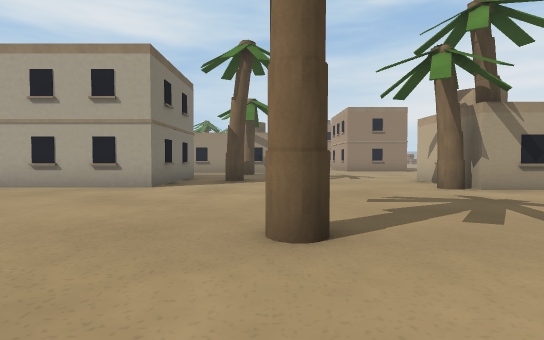
View 1 (above)

24 first-person views from a walk through a scene from a Unity 3-D project. The camera is 1.3 m above the floor, tilts 2° down and sees 80° across. The floor is counted in squares, 2 m on a side. Each view is taken from the middle of a square. On the plan, view 1 faces up. The plan holds only what a view shows up to about 10 squares ahead; the rest is blank. The place goes on beyond the plan. Some surface patterns are stand-ins.

View 2
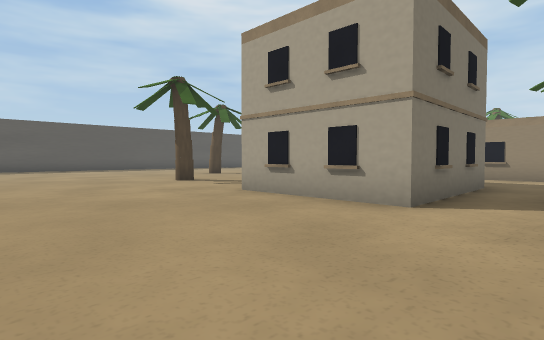

View 3
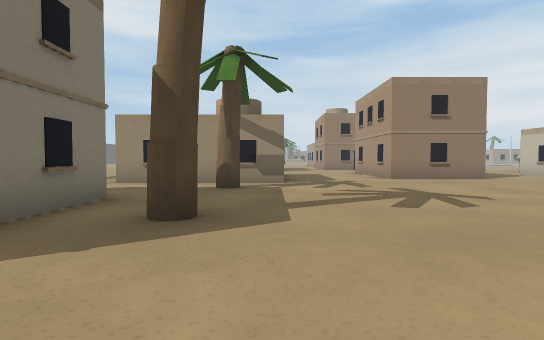

View 4
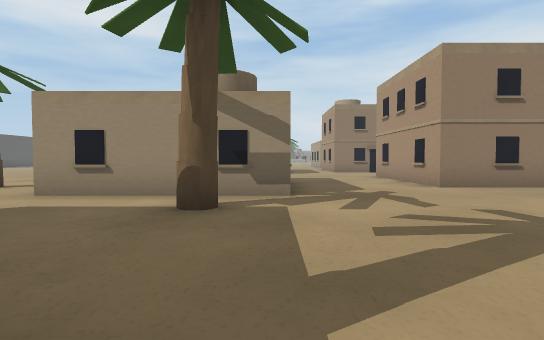

View 5
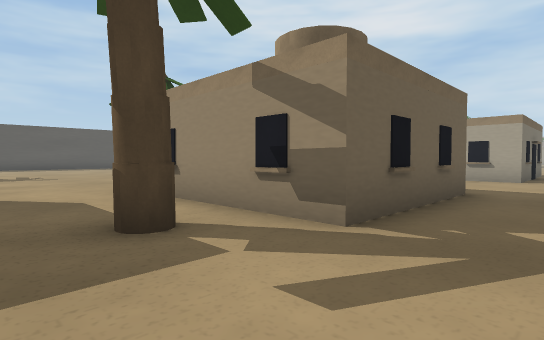

View 6
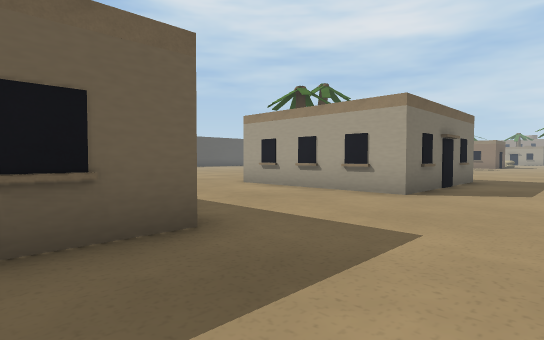

View 7
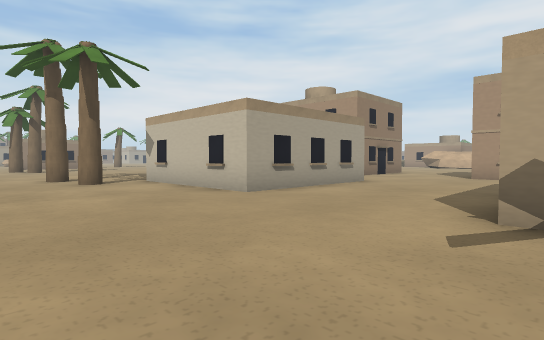

View 8
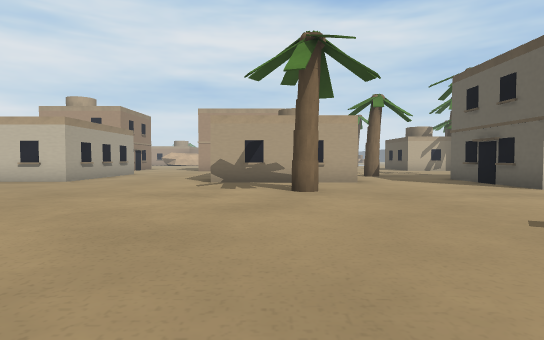

View 9
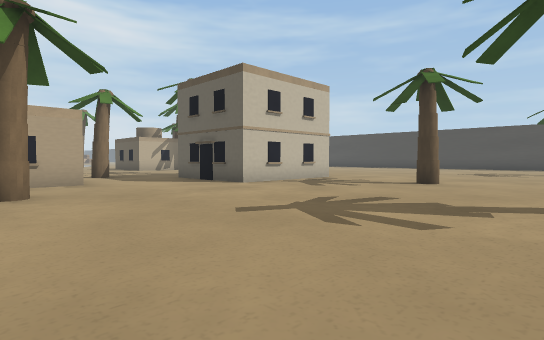

View 10
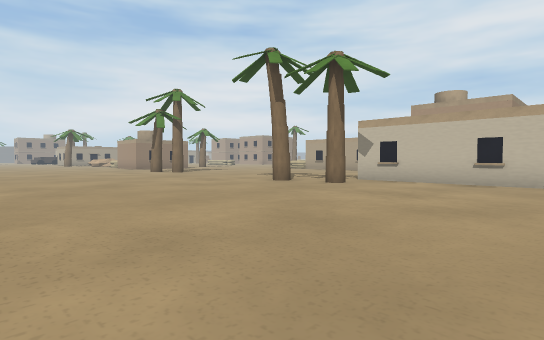

View 11
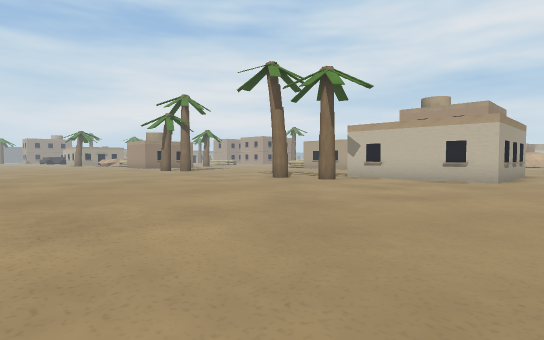

View 12
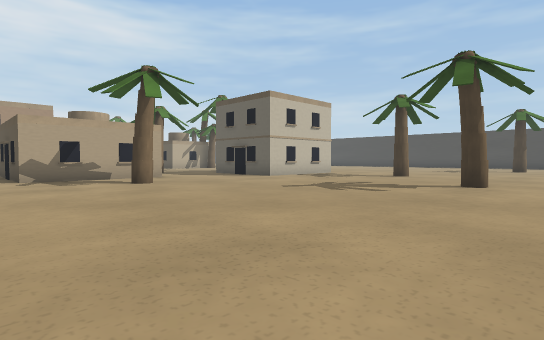

View 13
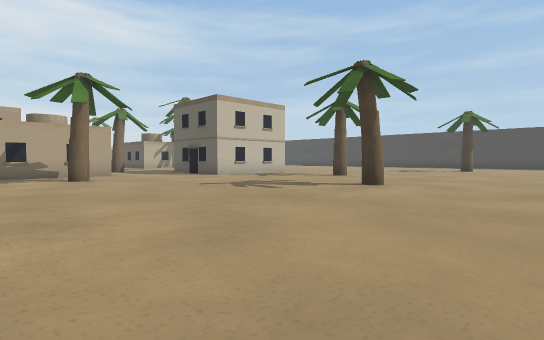

View 14
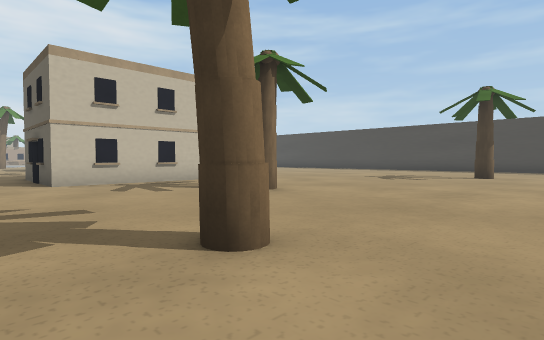

View 15
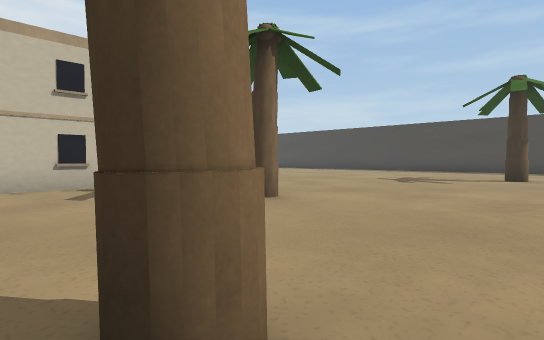

View 16
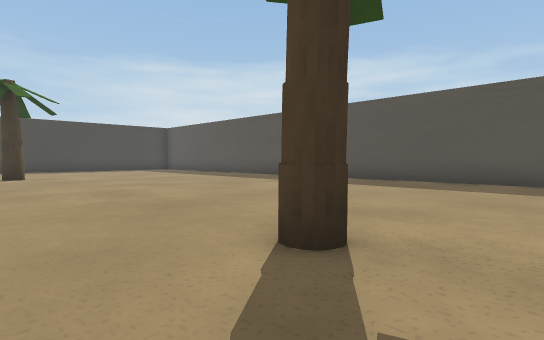

View 17
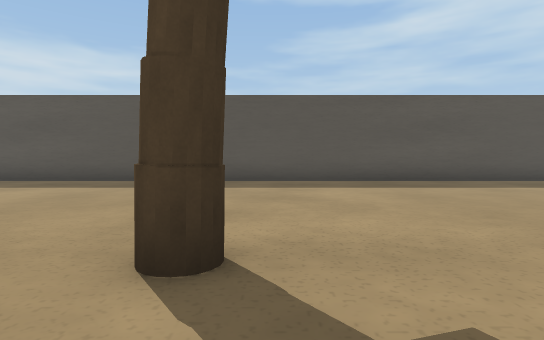

View 18
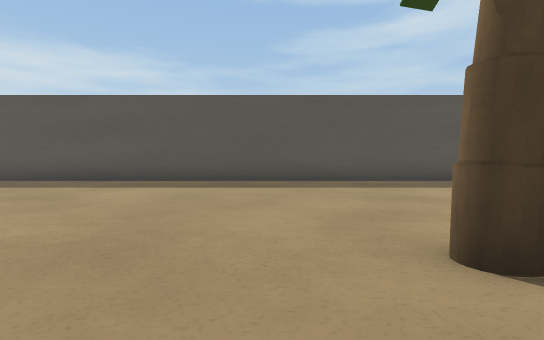

View 19
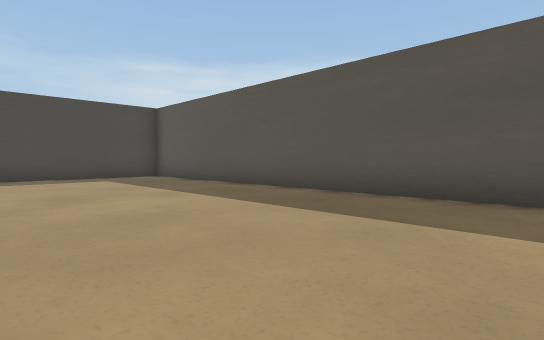

View 20
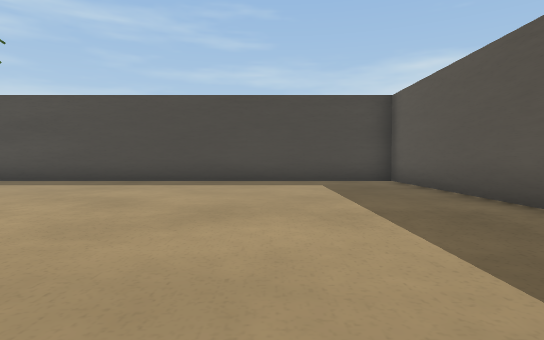

View 21
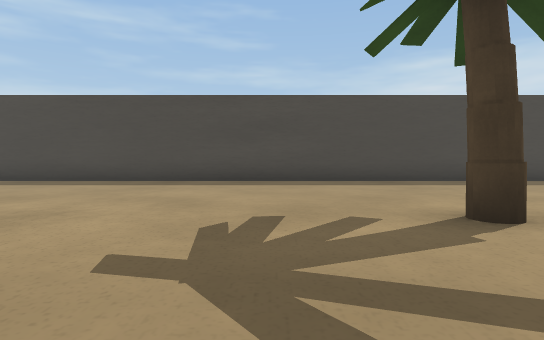

View 22
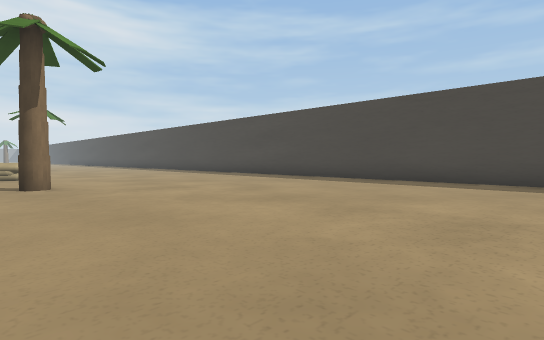

View 23
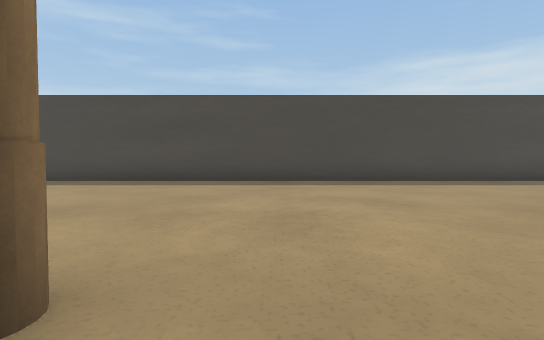

View 24
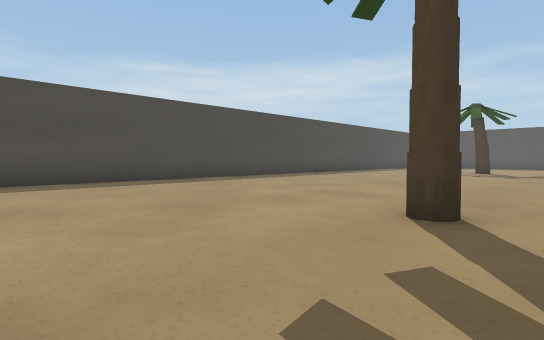

### Floor plan
Key: @ floor where view 1 was taken; # wall or solid block; . floor; ^ raised ledge.
Columns run from 21 left of view 1 to 4 right of it. Each row starts with its distance up from view 1.
 32         .....
 31         ......
 30         ........
 29         .......#.     ..
 28         ..........    ..
 27         .........#   #..
 26        ..........#   #..
 25        ..........#   #..
 24        ..........#   #..
 23        ..........#####..
 22        ..................
 21        ..................
 20 #     ...................#
 19 #.. .....................#
 18 #................#####...#
 17 #................#   #...#
 16 #..............#.#   #....
 15 #................#####....
 14 #.........................
 13 #...................#.....
 12 #.........................
 11 #.......#......####.......
 10 #..............#  #.#.....
  9 #..............#  #.......
  8 #..........#...####.......
  7 #........................#
  6 #.........................
  5 #.........................
  4 #.........................
  3 #....................#...^
  2 #.........................
  1 #........#................
  0 #....................@....
 -1 #.........................
 -2 #........................
 -3 #.........................
 -4 #.........................
 -5 #.........................
 -6 ##########################

Where each view was taken, in squares from view 1:
view 1: 0 up, 0 right, facing up
view 2: 3 up, 1 left, facing up-left
view 3: 6 up, 0 right, facing up
view 4: 9 up, 0 right, facing up
view 5: 12 up, 2 right, facing up-left
view 6: 17 up, 3 right, facing up-left
view 7: 18 up, 8 left, facing up-right
view 8: 17 up, 13 left, facing right
view 9: 17 up, 13 left, facing down-right
view 10: 22 up, 13 left, facing up-right
view 11: 21 up, 14 left, facing up-right
view 12: 20 up, 15 left, facing down-right
view 13: 19 up, 17 left, facing down-right
view 14: 13 up, 15 left, facing down-right
view 15: 12 up, 14 left, facing down-right
view 16: 13 up, 11 left, facing down-left
view 17: 12 up, 11 left, facing left
view 18: 10 up, 11 left, facing left
view 19: 6 up, 15 left, facing down-left
view 20: 4 up, 17 left, facing down
view 21: 4 up, 10 left, facing down
view 22: 4 up, 8 left, facing down-right
view 23: 4 up, 1 left, facing down
view 24: 4 up, 4 right, facing down-left
